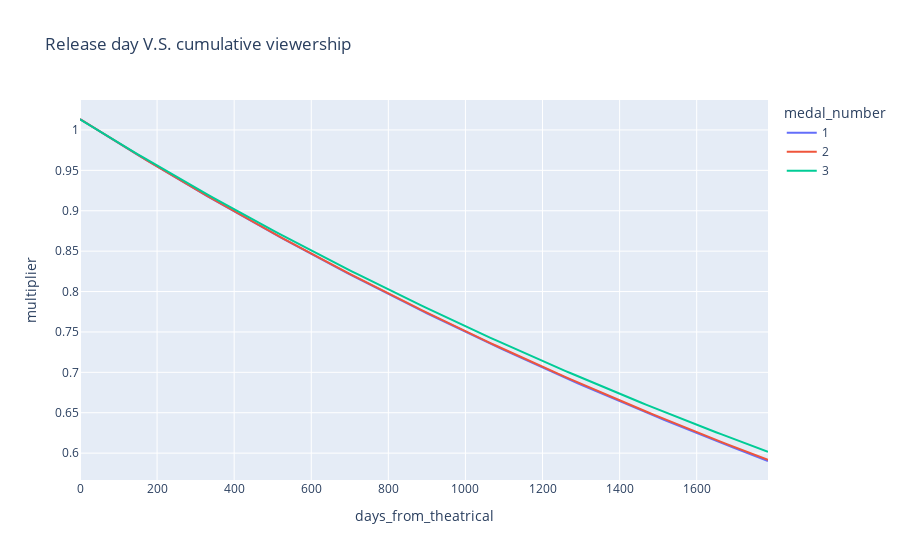

Here is the notebook cell this chart was saved with:
### Code cell
plot_df = scoring_data.groupby(['days_from_theatrical', 'medal_number']).mean().reset_index()
fig = px.line(plot_df, x="days_from_theatrical", y="multiplier", color = 'medal_number',
              title='Release day V.S. cumulative viewership')
fig.show()
